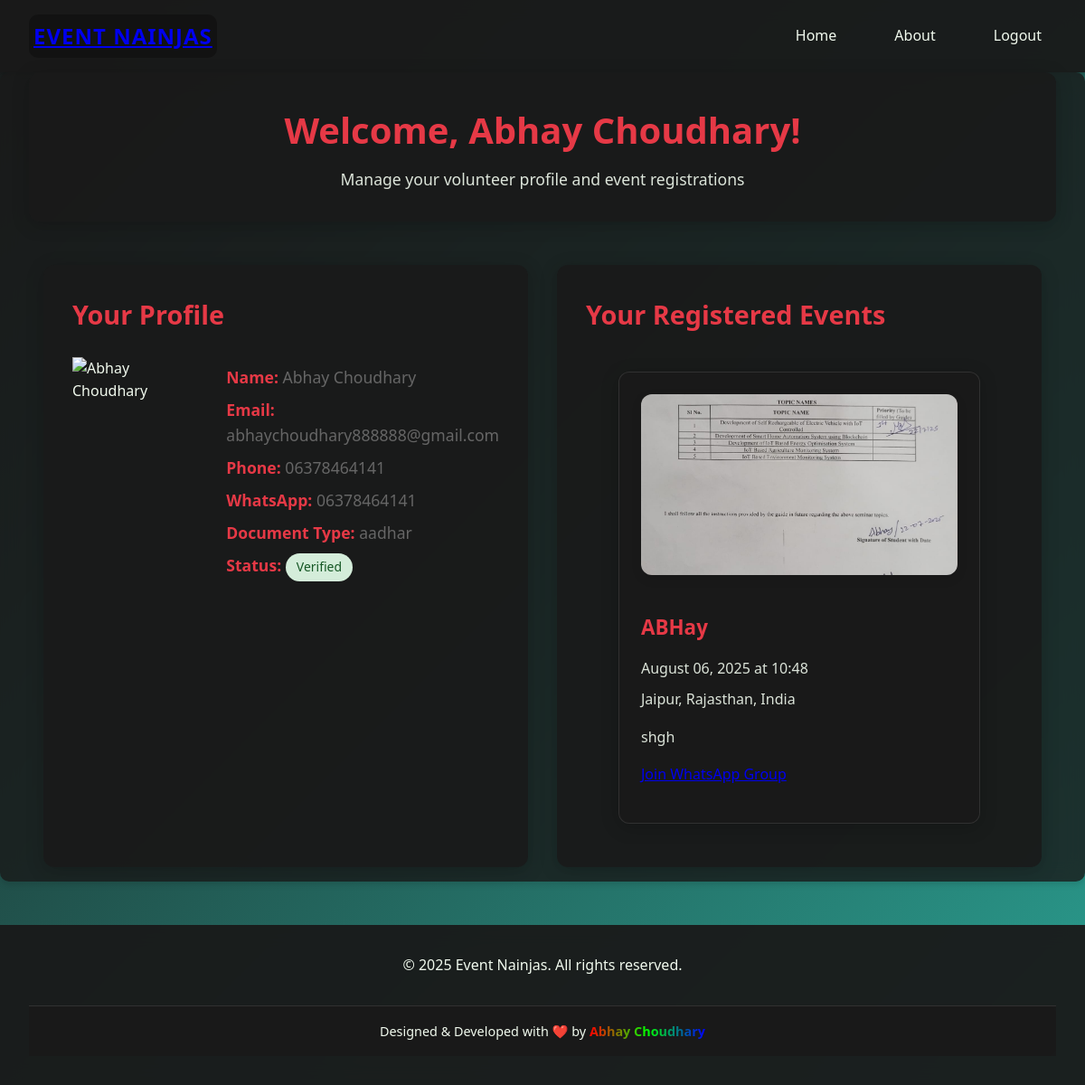
The app's page /dashboard (signed in) with its own data.
### models.py (models this page shows, shortened)
class Volunteer(db.Model, UserMixin):
    id = db.Column(db.Integer, primary_key=True)
    name = db.Column(db.String(100), nullable=False)
    phone = db.Column(db.String(15), unique=True, nullable=False)
    email = db.Column(db.String(120), unique=True, nullable=False)
    password_hash = db.Column(db.String(128))
    photo = db.Column(db.String(200))  # Path to passport size photo
    document_type = db.Column(db.String(20), nullable=False)  # Aadhar, PAN, DL, Voter ID
    document_number = db.Column(db.String(50), nullable=False)
    document_front = db.Column(db.String(200))  # Path to document front photo
    document_back = db.Column(db.String(200))  # Path to document back photo
    whatsapp_number = db.Column(db.String(15), nullable=False)
    is_verified = db.Column(db.Boolean, default=False)
    created_at = db.Column(db.DateTime, default=datetime.utcnow)
    registered_events = db.relationship('Event', secondary='event_volunteer', backref='registered_volunteers')

class Event(db.Model):
    id = db.Column(db.Integer, primary_key=True)
    title = db.Column(db.String(100), nullable=False)
    description = db.Column(db.Text, nullable=False)
    date = db.Column(db.Date, nullable=False)
    time = db.Column(db.String(20), nullable=False)
    location = db.Column(db.String(200), nullable=False)
    image = db.Column(db.String(200))
    whatsapp_group_link = db.Column(db.String(200))
    created_at = db.Column(db.DateTime, default=datetime.utcnow)

### app.py (the view)
@app.route('/dashboard')
@login_required
def dashboard():
    volunteer = current_user
    registered_events = volunteer.registered_events
    return render_template('dashboard.html', volunteer=volunteer, registered_events=registered_events)

### app.py (called while the page is built)
@login_manager.user_loader
def load_user(user_id):
    return Volunteer.query.get(int(user_id))

### templates/dashboard.html (shortened to what this page needs)
<!DOCTYPE html>
<html lang="en">
<head>
    <link rel="stylesheet" href="{{ url_for('static', filename='css/style.css') }}">
</head>
<body>
    <nav class="navbar">
        <div class="nav-brand">
            <a href="{{ url_for('home') }}">Event Nainjas</a>
        </div>
        <div class="nav-links">
            <a href="{{ url_for('home') }}">Home</a>
            <a href="{{ url_for('about') }}">About</a>
            <a href="{{ url_for('logout') }}" class="btn btn-outline">Logout</a>
        </div>
    </nav>
    <main class="container">
        <section class="dashboard-header">
            <h1>Welcome, {{ volunteer.name }}!</h1>
            <p>Manage your volunteer profile and event registrations</p>
        </section>
        <div class="dashboard-grid">
            <section class="dashboard-card">
                <h2>Your Profile</h2>
                <div class="profile-info">
                    {% if volunteer.photo %}
                    <img src="{{ url_for('static', filename=volunteer.photo) }}" alt="{{ volunteer.name }}" onerror="this.onerror=null; this.src='{{ url_for('static', filename='images/default-profile.jpg') }}';">
                    {% endif %}
                    <div class="profile-details">
                        <p><strong>Name:</strong> {{ volunteer.name }}</p>
                        <p><strong>Email:</strong> {{ volunteer.email }}</p>
                        <p><strong>Phone:</strong> {{ volunteer.phone }}</p>
                        <p><strong>WhatsApp:</strong> {{ volunteer.whatsapp_number }}</p>
                        <p><strong>Document Type:</strong> {{ volunteer.document_type }}</p>
                        <p><strong>Status:</strong>
                            {% if volunteer.is_verified %}
                            <span class="badge badge-success">Verified</span>
                            {% else %}
                            <span class="badge badge-warning">Pending Verification</span>
                            {% endif %}
                        </p>
                    </div>
                </div>
            </section>
            <section class="dashboard-card">
                <h2>Your Registered Events</h2>
                {% if registered_events %}
                <div class="events-grid">
                    {% for event in registered_events %}
                    <div class="event-card">
                        {% if event.image %}
                        <div class="event-image">
                            <img src="{{ url_for('static', filename='images/events/' + event.image) }}" alt="{{ event.title }}" onerror="this.onerror=null; this.src='{{ url_for('static', filename='images/default-event.jpg') }}';">
                        </div>
                        {% endif %}
                        <div class="event-content">
                            <h3>{{ event.title }}</h3>
                            <p class="event-date">{{ event.date.strftime('%B %d, %Y') }} at {{ event.time }}</p>
                            <p class="event-location">{{ event.location }}</p>
                            <p class="event-description">{{ event.description }}</p>
                            <a href="{{ event.whatsapp_group_link }}" target="_blank" class="btn btn-primary">Join WhatsApp Group</a>
                        </div>
                    </div>
                    {% endfor %}
                </div>
                {% else %}
                <p class="no-events">You haven't registered for any events yet.</p>
                <a href="{{ url_for('home') }}" class="btn btn-primary">Browse Events</a>
                {% endif %}
            </section>
        </div>
    </main>
    <footer>
        <p>&copy; 2025 Event Nainjas. All rights reserved.</p>
        <div class="developer-footer">
            <p>Designed & Developed with ❤️ by <a href="https://github.com/abhaychoudhary0211" target="_blank" class="developer-link" style="background: linear-gradient(to right, #ff0000, #00ff00, #0000ff); -webkit-background-clip: text; -webkit-text-fill-color: transparent; text-decoration: none; font-weight: bold;">Abhay Choudhary</a></p>
        </div>
    </footer>
</body>
</html>

### records on screen
Volunteer: name "Abhay Choudhary", email "abhaychoudhary888888@gmail.com", phone "06378464141", whatsapp_number "06378464141", document_type "aadhar"
Event: image (picture), title "ABHay", date "August 06, 2025", time "10:48", location "Jaipur, Rajasthan, India", description "shgh"
